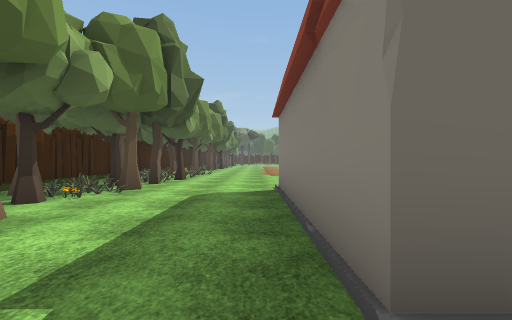
[1] (above)

22 first-person views from a walk through a 3-D level made in the Unity game engine. The camera is 1.3 m above the floor, looks level and sees 90° across. Doors are open. The floor is counted in squares, 2 m on a side. Each view is taken from the middle of a square. On the plan, view 1 faces up. The plan holds only what a view shows up to about 9 squares ahead; the rest is blank. The place goes on beyond the plan. The player character is not drawn. Some animated figures are left out. Some surface patterns are stand-ins.

[2]
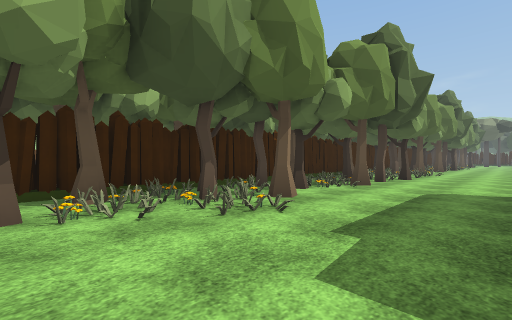

[3]
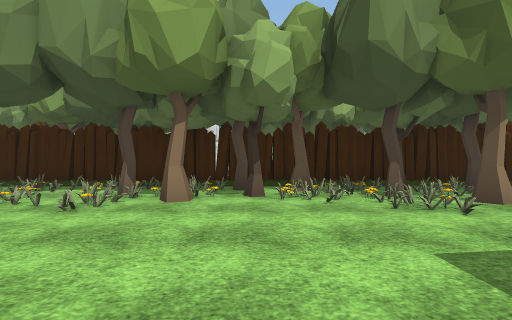

[4]
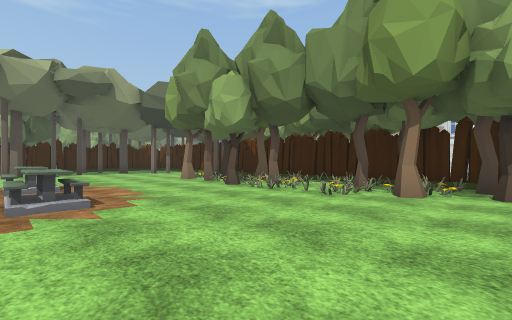

[5]
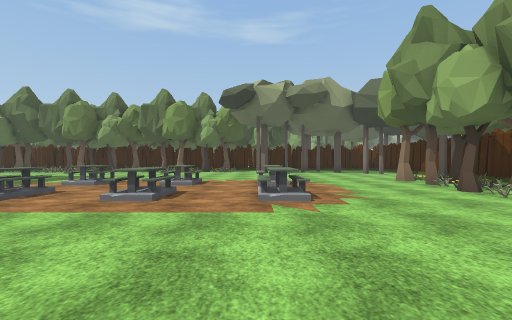

[6]
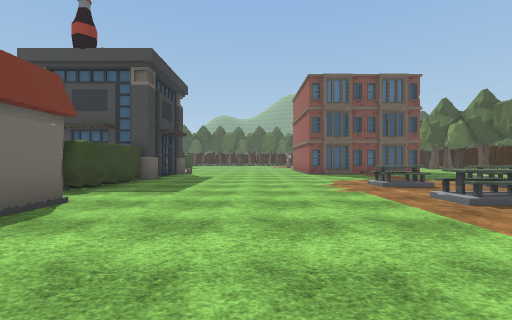

[7]
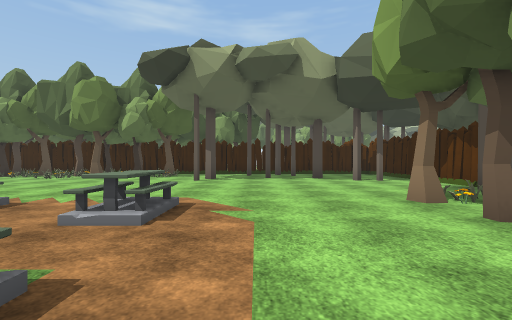

[8]
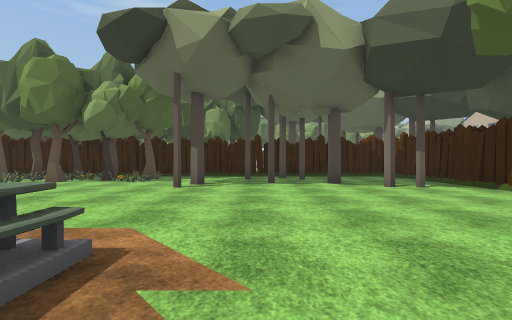

[9]
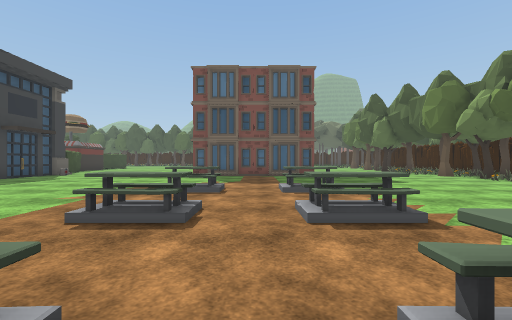

[10]
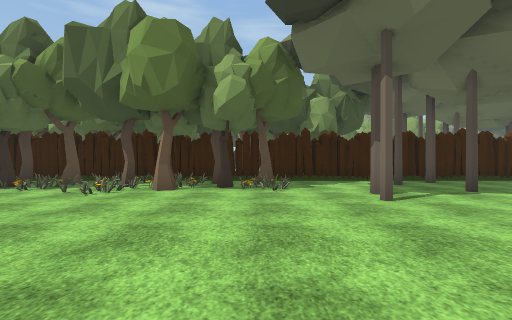

[11]
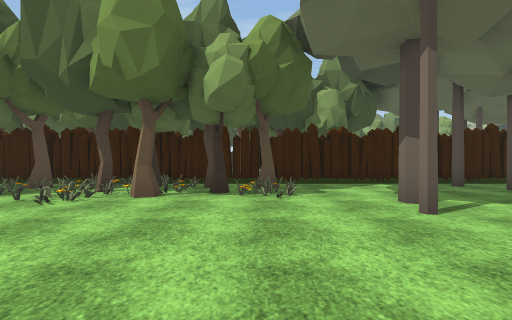

[12]
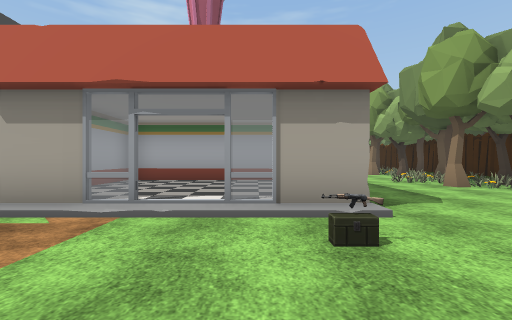

[13]
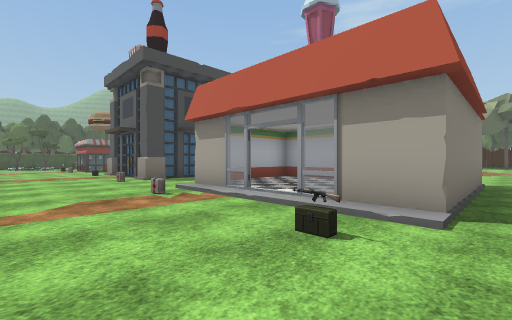

[14]
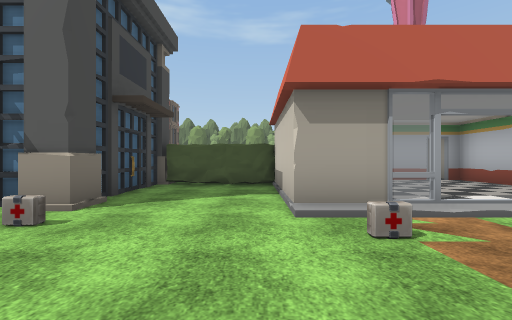

[15]
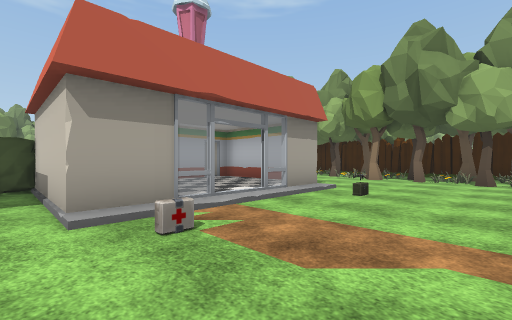

[16]
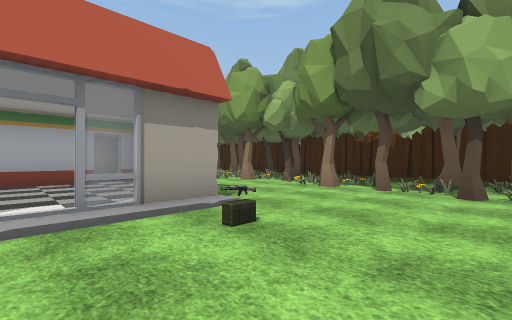

[17]
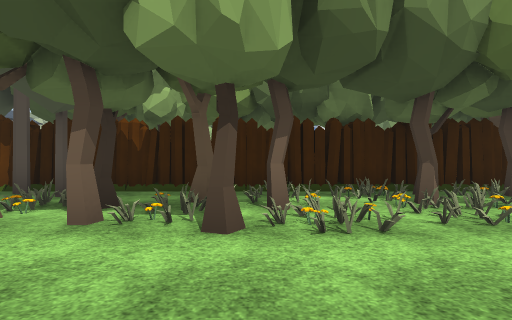

[18]
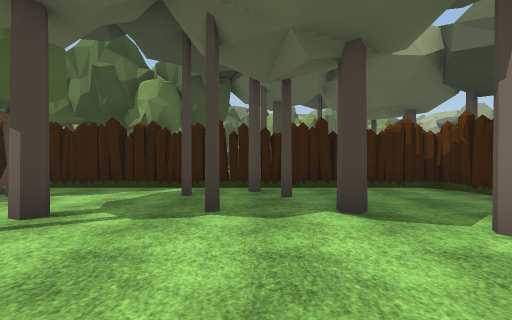

[19]
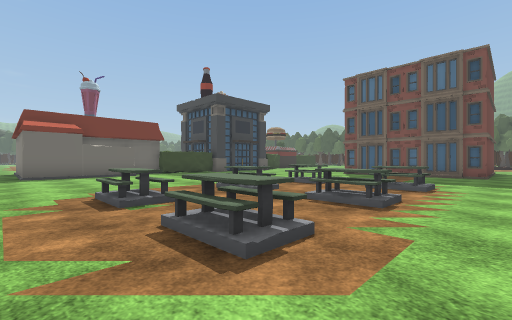

[20]
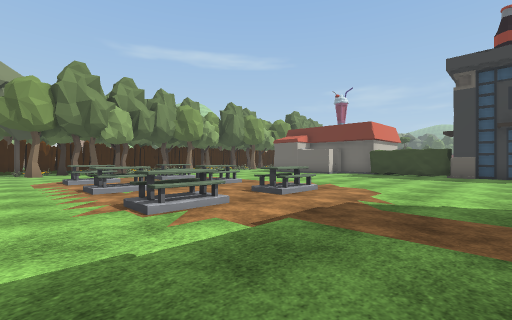

[21]
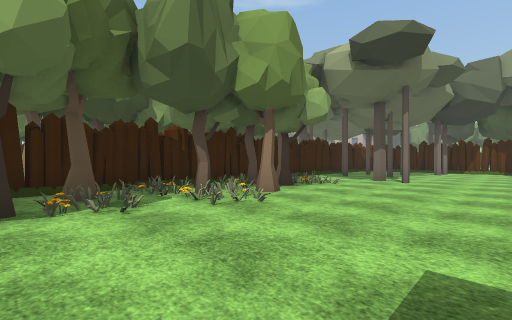

[22]
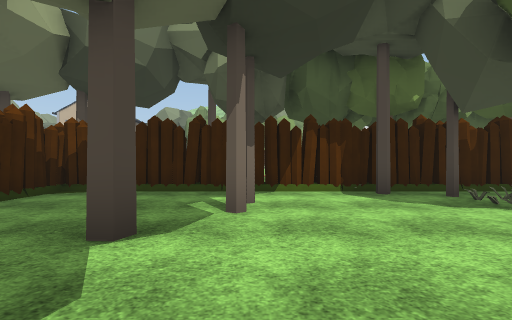

### Floor plan
Key: @ floor where view 1 was taken; # wall or solid block; x gap in a wall; . main floor; : floor 0.25 m higher than the main floor; D open door; = window, fence, low wall or low ledge; T tree; A table; O other object.
Columns run from 8 left of view 1 to 10 right of it. Each row starts with its distance up from view 1.
  9   TOTT.............
  8   #.TO.............
  7   #.TT...O...O.....
  6   #.OTO..#=D=#..O.
  5  TT.TO...#:::#...##
  4   TxTT...#:::#...#
  3   #.OOO..#:::#...#
  2 O TT.OO..DD###OOO##
  1 OT##TOO..#D##......
  0   TTOO..@..........
 -1   #TT..............
 -2   ##OT.............
 -3   #TTO.............
 -4   TOOO.............
 -5   T.OO....A.A..A...
 -6   #.OOT..AA.A.AA...
 -7   TOTTO............
 -8 T #.TT...AA.A.AA...
 -9 OT#..OO............
-10 T T#.T.............
-11   ##...............
-12  T#................
-13   #.#.....#....O...
-14   #...#.....OOOT..T
-15   #........OTTTOOOO
-16   #....##...OT TOTT
-17   #################
-18        #  TT   TT

Positions as (right, up) in squares from view 1, and headings:
1: (0, 0), facing up
2: (0, -1), facing up-left
3: (1, -1), facing left
4: (2, -1), facing down-left
5: (2, -1), facing down
6: (0, -2), facing right
7: (0, -5), facing down
8: (0, -7), facing down
9: (1, -7), facing right
10: (4, -9), facing down
11: (4, -10), facing down
12: (2, 9), facing down
13: (0, 9), facing down-right
14: (6, 9), facing down
15: (6, 9), facing down-left
16: (3, 9), facing down-left
17: (0, -6), facing left
18: (-1, -11), facing down
19: (0, -10), facing up-right
20: (10, -10), facing up-left
21: (10, -11), facing down-left
22: (0, -13), facing left
